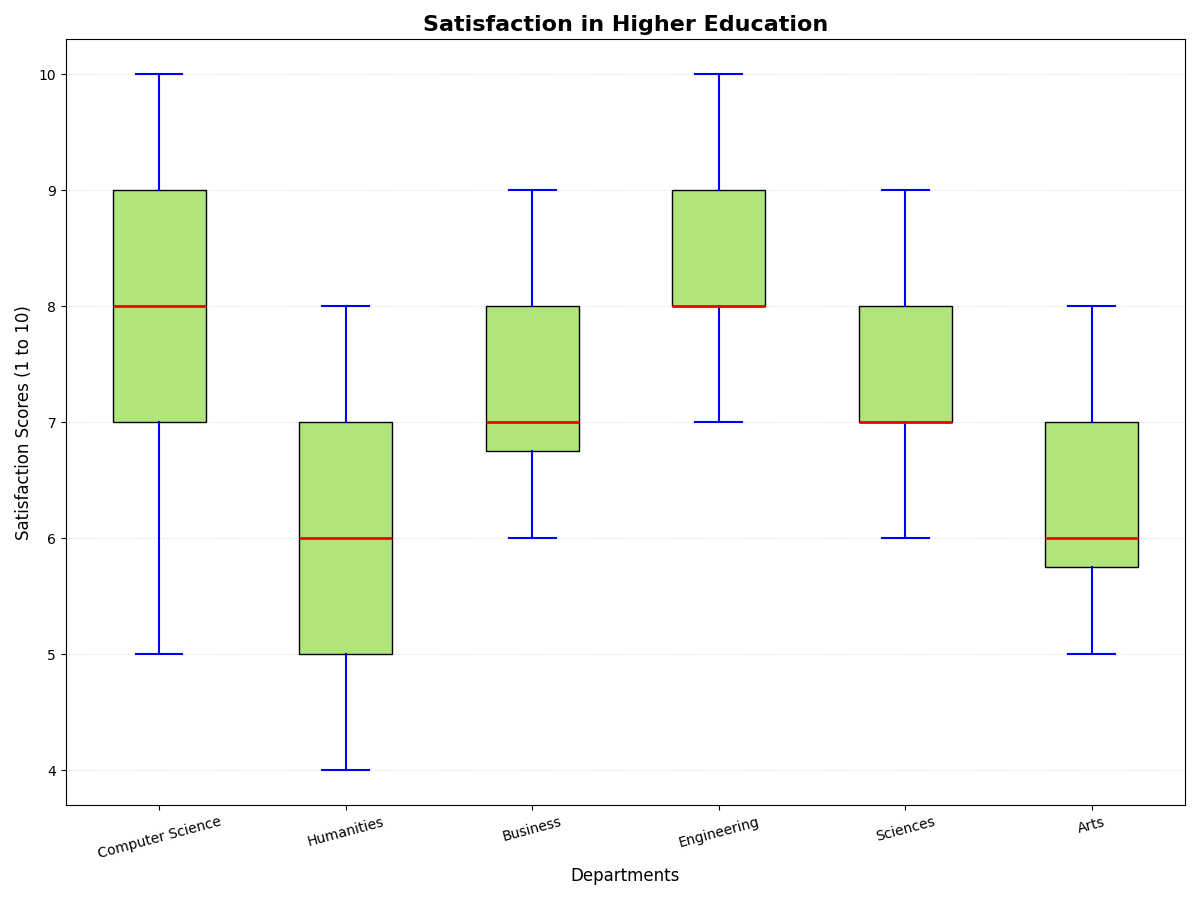

Here is the Python script that generated this plot:
import matplotlib.pyplot as plt

satisfaction_scores = {
    'Computer Science': [8, 7, 9, 6, 8, 7, 9, 10, 9, 5, 7, 6, 8, 9, 7, 9],
    'Humanities': [6, 5, 7, 8, 6, 5, 6, 7, 5, 5, 6, 7, 5, 8, 4, 5],
    'Business': [7, 8, 6, 8, 7, 7, 9, 6, 6, 7, 7, 6, 7, 8, 9, 7],
    'Engineering': [9, 8, 7, 9, 10, 8, 7, 9, 8, 9, 8, 8, 9, 9, 8, 7],
    'Sciences': [7, 8, 7, 8, 7, 8, 6, 7, 7, 8, 8, 9, 7, 8, 6, 7],
    'Arts': [5, 6, 6, 7, 6, 5, 6, 8, 7, 7, 6, 5, 6, 7, 6, 5]
}

data = list(satisfaction_scores.values())
departments = list(satisfaction_scores.keys())

plt.figure(figsize=(12, 9))
box = plt.boxplot(data, notch=False, vert=True, patch_artist=True, labels=departments)

# Apply a single color across all boxes
consistent_color = '#B0E57C'
for patch in box['boxes']:
    patch.set_facecolor(consistent_color)

for median in box['medians']:
    median.set(color='red', linewidth=2)

for whisker in box['whiskers']:
    whisker.set(color='blue', linewidth=1.5)

for cap in box['caps']:
    cap.set(color='blue', linewidth=1.5)

plt.title('Satisfaction in Higher Education', fontsize=16, fontweight='bold')
plt.xlabel('Departments', fontsize=12)
plt.ylabel('Satisfaction Scores (1 to 10)', fontsize=12)
plt.grid(axis='y', linestyle=':', linewidth=0.7, alpha=0.5)

plt.xticks(rotation=15)  # Rotate x-axis labels for better readability

plt.tight_layout()
plt.show()
